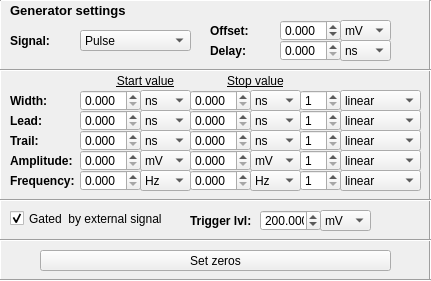
     <widget class="QWidget" name="widget_3" native="true">
      <property name="geometry">
       <rect>
        <x>1640</x>
        <y>0</y>
        <width>431</width>
        <height>281</height>
       </rect>
      </property>
      <widget class="QLabel" name="label_25">
       <property name="geometry">
        <rect>
         <x>10</x>
         <y>0</y>
         <width>141</width>
         <height>21</height>
        </rect>
       </property>
       <property name="font">
        <font>
         <pointsize>10</pointsize>
         <weight>75</weight>
         <bold>true</bold>
        </font>
       </property>
       <property name="text">
        <string>Generator settings</string>
       </property>
       <property name="textFormat">
        <enum>Qt::AutoText</enum>
       </property>
       <property name="wordWrap">
        <bool>false</bool>
       </property>
      </widget>
      <widget class="QLabel" name="label_7">
       <property name="geometry">
        <rect>
         <x>10</x>
         <y>170</y>
         <width>71</width>
         <height>21</height>
        </rect>
       </property>
       <property name="font">
        <font>
         <weight>75</weight>
         <bold>true</bold>
        </font>
       </property>
       <property name="text">
        <string>Frequency:</string>
       </property>
      </widget>
      <widget class="QDoubleSpinBox" name="freq">
       <property name="geometry">
        <rect>
         <x>80</x>
         <y>170</y>
         <width>61</width>
         <height>21</height>
        </rect>
       </property>
       <property name="decimals">
        <number>3</number>
       </property>
       <property name="minimum">
        <double>0.000000000000000</double>
       </property>
       <property name="maximum">
        <double>1000.000000000000000</double>
       </property>
       <property name="singleStep">
        <double>1.000000000000000</double>
       </property>
       <property name="value">
        <double>0.000000000000000</double>
       </property>
      </widget>
      <widget class="QComboBox" name="comboBox_freq">
       <property name="geometry">
        <rect>
         <x>140</x>
         <y>170</y>
         <width>51</width>
         <height>21</height>
        </rect>
       </property>
       <item>
        <property name="text">
         <string>Hz</string>
        </property>
       </item>
       <item>
        <property name="text">
         <string>kHz</string>
        </property>
       </item>
       <item>
        <property name="text">
         <string>MHz</string>
        </property>
       </item>
      </widget>
      <widget class="QLabel" name="label_8">
       <property name="geometry">
        <rect>
         <x>210</x>
         <y>40</y>
         <width>47</width>
         <height>21</height>
        </rect>
       </property>
       <property name="font">
        <font>
         <weight>75</weight>
         <bold>true</bold>
        </font>
       </property>
       <property name="text">
        <string>Delay:</string>
       </property>
      </widget>
      <widget class="QDoubleSpinBox" name="delay">
       <property name="geometry">
        <rect>
         <x>280</x>
         <y>40</y>
         <width>61</width>
         <height>21</height>
        </rect>
       </property>
       <property name="decimals">
        <number>3</number>
       </property>
       <property name="maximum">
        <double>1000.000000000000000</double>
       </property>
       <property name="singleStep">
        <double>1.000000000000000</double>
       </property>
      </widget>
      <widget class="QComboBox" name="comboBox_delay">
       <property name="geometry">
        <rect>
         <x>340</x>
         <y>40</y>
         <width>51</width>
         <height>21</height>
        </rect>
       </property>
       <item>
        <property name="text">
         <string>ns</string>
        </property>
       </item>
       <item>
        <property name="text">
         <string>s</string>
        </property>
       </item>
       <item>
        <property name="text">
         <string>ms</string>
        </property>
       </item>
       <item>
        <property name="text">
         <string>μs</string>
        </property>
       </item>
      </widget>
      <widget class="QComboBox" name="comboBox_offset">
       <property name="geometry">
        <rect>
         <x>340</x>
         <y>20</y>
         <width>51</width>
         <height>21</height>
        </rect>
       </property>
       <item>
        <property name="text">
         <string>mV</string>
        </property>
       </item>
       <item>
        <property name="text">
         <string>V</string>
        </property>
       </item>
      </widget>
      <widget class="QLabel" name="Ampl_3">
       <property name="geometry">
        <rect>
         <x>210</x>
         <y>20</y>
         <width>81</width>
         <height>21</height>
        </rect>
       </property>
       <property name="font">
        <font>
         <weight>75</weight>
         <bold>true</bold>
        </font>
       </property>
       <property name="text">
        <string>Offset:</string>
       </property>
      </widget>
      <widget class="QDoubleSpinBox" name="offset">
       <property name="geometry">
        <rect>
         <x>280</x>
         <y>20</y>
         <width>61</width>
         <height>21</height>
        </rect>
       </property>
       <property name="decimals">
        <number>3</number>
       </property>
       <property name="minimum">
        <double>-1000.000000000000000</double>
       </property>
       <property name="maximum">
        <double>1000.000000000000000</double>
       </property>
       <property name="singleStep">
        <double>1.000000000000000</double>
       </property>
      </widget>
      <widget class="QComboBox" name="signal_type_box">
       <property name="geometry">
        <rect>
         <x>80</x>
         <y>30</y>
         <width>111</width>
         <height>21</height>
        </rect>
       </property>
       <item>
        <property name="text">
         <string>Pulse</string>
        </property>
       </item>
       <item>
        <property name="text">
         <string>Square</string>
        </property>
       </item>
       <item>
        <property name="text">
         <string>Sine</string>
        </property>
       </item>
       <item>
        <property name="text">
         <string>Ramp</string>
        </property>
       </item>
       <item>
        <property name="text">
         <string>Noise</string>
        </property>
       </item>
       <item>
        <property name="text">
         <string>Arb</string>
        </property>
       </item>
      </widget>
      <widget class="QLabel" name="label_9">
       <property name="geometry">
        <rect>
         <x>10</x>
         <y>30</y>
         <width>71</width>
         <height>21</height>
        </rect>
       </property>
       <property name="font">
        <font>
         <weight>75</weight>
         <bold>true</bold>
        </font>
       </property>
       <property name="text">
        <string>Signal:</string>
       </property>
      </widget>
      <widget class="Line" name="line_17">
       <property name="geometry">
        <rect>
         <x>0</x>
         <y>-10</y>
         <width>431</width>
         <height>21</height>
        </rect>
       </property>
       <property name="orientation">
        <enum>Qt::Horizontal</enum>
       </property>
      </widget>
      <widget class="Line" name="line_25">
       <property name="geometry">
        <rect>
         <x>-10</x>
         <y>0</y>
         <width>20</width>
         <height>281</height>
        </rect>
       </property>
       <property name="orientation">
        <enum>Qt::Vertical</enum>
       </property>
      </widget>
      <widget class="Line" name="line_24">
       <property name="geometry">
        <rect>
         <x>420</x>
         <y>0</y>
         <width>20</width>
         <height>281</height>
        </rect>
       </property>
       <property name="orientation">
        <enum>Qt::Vertical</enum>
       </property>
      </widget>
      <widget class="Line" name="line_18">
       <property name="geometry">
        <rect>
         <x>0</x>
         <y>230</y>
         <width>431</width>
         <height>21</height>
        </rect>
       </property>
       <property name="orientation">
        <enum>Qt::Horizontal</enum>
       </property>
      </widget>
      <widget class="QCheckBox" name="checkBox_is_triggered">
       <property name="geometry">
        <rect>
         <x>10</x>
         <y>210</y>
         <width>181</width>
         <height>17</height>
        </rect>
       </property>
       <property name="text">
        <string>Gated  by external signal</string>
       </property>
       <property name="checked">
        <bool>true</bool>
       </property>
      </widget>
      <widget class="QComboBox" name="comboBox_trig_lvl">
       <property name="geometry">
        <rect>
         <x>320</x>
         <y>210</y>
         <width>51</width>
         <height>21</height>
        </rect>
       </property>
       <item>
        <property name="text">
         <string>mV</string>
        </property>
       </item>
       <item>
        <property name="text">
         <string>V</string>
        </property>
       </item>
      </widget>
      <widget class="QDoubleSpinBox" name="trig_lvl">
       <property name="geometry">
        <rect>
         <x>260</x>
         <y>210</y>
         <width>61</width>
         <height>21</height>
        </rect>
       </property>
       <property name="decimals">
        <number>3</number>
       </property>
       <property name="maximum">
        <double>999.999000000000024</double>
       </property>
       <property name="singleStep">
        <double>1.000000000000000</double>
       </property>
       <property name="value">
        <double>200.000000000000000</double>
       </property>
      </widget>
      <widget class="QLabel" name="Ampl_4">
       <property name="geometry">
        <rect>
         <x>190</x>
         <y>210</y>
         <width>81</width>
         <height>21</height>
        </rect>
       </property>
       <property name="font">
        <font>
         <weight>75</weight>
         <bold>true</bold>
        </font>
       </property>
       <property name="text">
        <string>Trigger lvl:</string>
       </property>
      </widget>
      <widget class="QLabel" name="label_13">
       <property name="geometry">
        <rect>
         <x>10</x>
         <y>110</y>
         <width>47</width>
         <height>21</height>
        </rect>
       </property>
       <property name="font">
        <font>
         <weight>75</weight>
         <bold>true</bold>
        </font>
       </property>
       <property name="text">
        <string>Lead:</string>
       </property>
      </widget>
      <widget class="QComboBox" name="comboBox_lead_2">
       <property name="geometry">
        <rect>
         <x>250</x>
         <y>110</y>
         <width>51</width>
         <height>21</height>
        </rect>
       </property>
       <item>
        <property name="text">
         <string>ns</string>
        </property>
       </item>
       <item>
        <property name="text">
         <string>s</string>
        </property>
       </item>
       <item>
        <property name="text">
         <string>ms</string>
        </property>
       </item>
       <item>
        <property name="text">
         <string>us</string>
        </property>
       </item>
      </widget>
      <widget class="QComboBox" name="comboBox_ampl_2">
       <property name="geometry">
        <rect>
         <x>250</x>
         <y>150</y>
         <width>51</width>
         <height>21</height>
        </rect>
       </property>
       <item>
        <property name="text">
         <string>mV</string>
        </property>
       </item>
       <item>
        <property name="text">
         <string>V</string>
        </property>
       </item>
      </widget>
      <widget class="QDoubleSpinBox" name="lead_2">
       <property name="geometry">
        <rect>
         <x>190</x>
         <y>110</y>
         <width>61</width>
         <height>21</height>
        </rect>
       </property>
       <property name="decimals">
        <number>3</number>
       </property>
       <property name="maximum">
        <double>1000.000000000000000</double>
       </property>
       <property name="singleStep">
        <double>1.000000000000000</double>
       </property>
      </widget>
      <widget class="QComboBox" name="comboBox_trail">
       <property name="geometry">
        <rect>
         <x>140</x>
         <y>130</y>
         <width>51</width>
         <height>21</height>
        </rect>
       </property>
       <item>
        <property name="text">
         <string>ns</string>
        </property>
       </item>
       <item>
        <property name="text">
         <string>s</string>
        </property>
       </item>
       <item>
        <property name="text">
         <string>ms</string>
        </property>
       </item>
       <item>
        <property name="text">
         <string>us</string>
        </property>
       </item>
      </widget>
      <widget class="QDoubleSpinBox" name="width_2">
       <property name="geometry">
        <rect>
         <x>190</x>
         <y>90</y>
         <width>61</width>
         <height>21</height>
        </rect>
       </property>
       <property name="decimals">
        <number>3</number>
       </property>
       <property name="maximum">
        <double>1000.000000000000000</double>
       </property>
       <property name="singleStep">
        <double>1.000000000000000</double>
       </property>
      </widget>
      <widget class="QLabel" name="label_14">
       <property name="geometry">
        <rect>
         <x>10</x>
         <y>130</y>
         <width>47</width>
         <height>21</height>
        </rect>
       </property>
       <property name="font">
        <font>
         <weight>75</weight>
         <bold>true</bold>
        </font>
       </property>
       <property name="text">
        <string>Trail:</string>
       </property>
      </widget>
      <widget class="QComboBox" name="comboBox_ampl">
       <property name="geometry">
        <rect>
         <x>140</x>
         <y>150</y>
         <width>51</width>
         <height>21</height>
        </rect>
       </property>
       <item>
        <property name="text">
         <string>mV</string>
        </property>
       </item>
       <item>
        <property name="text">
         <string>V</string>
        </property>
       </item>
      </widget>
      <widget class="QDoubleSpinBox" name="ampl">
       <property name="geometry">
        <rect>
         <x>80</x>
         <y>150</y>
         <width>61</width>
         <height>21</height>
        </rect>
       </property>
       <property name="decimals">
        <number>3</number>
       </property>
       <property name="minimum">
        <double>0.000000000000000</double>
       </property>
       <property name="maximum">
        <double>1000.000000000000000</double>
       </property>
       <property name="singleStep">
        <double>1.000000000000000</double>
       </property>
      </widget>
      <widget class="QDoubleSpinBox" name="lead">
       <property name="geometry">
        <rect>
         <x>80</x>
         <y>110</y>
         <width>61</width>
         <height>21</height>
        </rect>
       </property>
       <property name="decimals">
        <number>3</number>
       </property>
       <property name="maximum">
        <double>1000.000000000000000</double>
       </property>
       <property name="singleStep">
        <double>1.000000000000000</double>
       </property>
      </widget>
      <widget class="QLabel" name="label_12">
       <property name="geometry">
        <rect>
         <x>10</x>
         <y>90</y>
         <width>47</width>
         <height>21</height>
        </rect>
       </property>
       <property name="font">
        <font>
         <weight>75</weight>
         <bold>true</bold>
        </font>
       </property>
       <property name="text">
        <string>Width:</string>
       </property>
      </widget>
      <widget class="QDoubleSpinBox" name="trail_2">
       <property name="geometry">
        <rect>
         <x>190</x>
         <y>130</y>
         <width>61</width>
         <height>21</height>
        </rect>
       </property>
       <property name="decimals">
        <number>3</number>
       </property>
       <property name="maximum">
        <double>1000.000000000000000</double>
       </property>
       <property name="singleStep">
        <double>1.000000000000000</double>
       </property>
      </widget>
      <widget class="QComboBox" name="comboBox_lead">
       <property name="geometry">
        <rect>
         <x>140</x>
         <y>110</y>
         <width>51</width>
         <height>21</height>
        </rect>
       </property>
       <item>
        <property name="text">
         <string>ns</string>
        </property>
       </item>
       <item>
        <property name="text">
         <string>s</string>
        </property>
       </item>
       <item>
        <property name="text">
         <string>ms</string>
        </property>
       </item>
       <item>
        <property name="text">
         <string>us</string>
        </property>
       </item>
      </widget>
      <widget class="QDoubleSpinBox" name="trail">
       <property name="geometry">
        <rect>
         <x>80</x>
         <y>130</y>
         <width>61</width>
         <height>21</height>
        </rect>
       </property>
       <property name="decimals">
        <number>3</number>
       </property>
       <property name="maximum">
        <double>1000.000000000000000</double>
       </property>
       <property name="singleStep">
        <double>1.000000000000000</double>
       </property>
      </widget>
      <widget class="QDoubleSpinBox" name="ampl_2">
       <property name="geometry">
        <rect>
         <x>190</x>
         <y>150</y>
         <width>61</width>
         <height>21</height>
        </rect>
       </property>
       <property name="decimals">
        <number>3</number>
       </property>
       <property name="maximum">
        <double>1000.000000000000000</double>
       </property>
       <property name="singleStep">
        <double>1.000000000000000</double>
       </property>
      </widget>
      <widget class="QLabel" name="Ampl">
       <property name="geometry">
        <rect>
         <x>10</x>
         <y>150</y>
         <width>81</width>
         <height>21</height>
        </rect>
       </property>
       <property name="font">
        <font>
         <weight>75</weight>
         <bold>true</bold>
        </font>
       </property>
       <property name="text">
        <string>Amplitude:</string>
       </property>
      </widget>
      <widget class="QComboBox" name="comboBox_width">
       <property name="geometry">
        <rect>
         <x>140</x>
         <y>90</y>
         <width>51</width>
         <height>21</height>
        </rect>
       </property>
       <item>
        <property name="text">
         <string>ns</string>
        </property>
       </item>
       <item>
        <property name="text">
         <string>s</string>
        </property>
       </item>
       <item>
        <property name="text">
         <string>ms</string>
        </property>
       </item>
       <item>
        <property name="text">
         <string>us</string>
        </property>
       </item>
      </widget>
      <widget class="QComboBox" name="comboBox_trail_2">
       <property name="geometry">
        <rect>
         <x>250</x>
         <y>130</y>
         <width>51</width>
         <height>21</height>
        </rect>
       </property>
       <item>
        <property name="text">
         <string>ns</string>
        </property>
       </item>
       <item>
        <property name="text">
         <string>s</string>
        </property>
       </item>
       <item>
        <property name="text">
         <string>ms</string>
        </property>
       </item>
       <item>
        <property name="text">
         <string>us</string>
        </property>
       </item>
      </widget>
      <widget class="QDoubleSpinBox" name="width">
       <property name="geometry">
        <rect>
         <x>80</x>
         <y>90</y>
         <width>61</width>
         <height>21</height>
        </rect>
       </property>
       <property name="decimals">
        <number>3</number>
       </property>
       <property name="maximum">
        <double>1000.000000000000000</double>
       </property>
       <property name="singleStep">
        <double>1.000000000000000</double>
       </property>
      </widget>
      <widget class="QComboBox" name="comboBox_width_2">
       <property name="geometry">
        <rect>
         <x>250</x>
         <y>90</y>
         <width>51</width>
         <height>21</height>
        </rect>
       </property>
       <item>
        <property name="text">
         <string>ns</string>
        </property>
       </item>
       <item>
        <property name="text">
         <string>s</string>
        </property>
       </item>
       <item>
        <property name="text">
         <string>ms</string>
        </property>
       </item>
       <item>
        <property name="text">
         <string>us</string>
        </property>
       </item>
      </widget>
      <widget class="QLabel" name="label_16">
       <property name="geometry">
        <rect>
         <x>100</x>
         <y>70</y>
         <width>91</width>
         <height>21</height>
        </rect>
       </property>
       <property name="font">
        <font>
         <weight>50</weight>
         <bold>false</bold>
         <underline>true</underline>
        </font>
       </property>
       <property name="text">
        <string>Start value</string>
       </property>
       <property name="alignment">
        <set>Qt::AlignCenter</set>
       </property>
      </widget>
      <widget class="QLabel" name="label_17">
       <property name="geometry">
        <rect>
         <x>210</x>
         <y>70</y>
         <width>91</width>
         <height>21</height>
        </rect>
       </property>
       <property name="font">
        <font>
         <weight>50</weight>
         <bold>false</bold>
         <underline>true</underline>
        </font>
       </property>
       <property name="text">
        <string>Stop value</string>
       </property>
       <property name="alignment">
        <set>Qt::AlignCenter</set>
       </property>
      </widget>
      <widget class="QSpinBox" name="spinBox_width_times">
       <property name="geometry">
        <rect>
         <x>300</x>
         <y>90</y>
         <width>41</width>
         <height>21</height>
        </rect>
       </property>
       <property name="minimum">
        <number>1</number>
       </property>
       <property name="value">
        <number>1</number>
       </property>
      </widget>
      <widget class="QComboBox" name="comboBox_width_delta">
       <property name="geometry">
        <rect>
         <x>340</x>
         <y>90</y>
         <width>81</width>
         <height>21</height>
        </rect>
       </property>
       <item>
        <property name="text">
         <string>linear</string>
        </property>
       </item>
       <item>
        <property name="text">
         <string>logarithmic</string>
        </property>
       </item>
      </widget>
      <widget class="QSpinBox" name="spinBox_lead_times">
       <property name="geometry">
        <rect>
         <x>300</x>
         <y>110</y>
         <width>41</width>
         <height>21</height>
        </rect>
       </property>
       <property name="minimum">
        <number>1</number>
       </property>
       <property name="value">
        <number>1</number>
       </property>
      </widget>
      <widget class="QSpinBox" name="spinBox_trail_times">
       <property name="geometry">
        <rect>
         <x>300</x>
         <y>130</y>
         <width>41</width>
         <height>21</height>
        </rect>
       </property>
       <property name="minimum">
        <number>1</number>
       </property>
       <property name="value">
        <number>1</number>
       </property>
      </widget>
      <widget class="QSpinBox" name="spinBox_ampl_times">
       <property name="geometry">
        <rect>
         <x>300</x>
         <y>150</y>
         <width>41</width>
         <height>21</height>
        </rect>
       </property>
       <property name="minimum">
        <number>1</number>
       </property>
       <property name="value">
        <number>1</number>
       </property>
      </widget>
      <widget class="QComboBox" name="comboBox_lead_delta">
       <property name="geometry">
        <rect>
         <x>340</x>
         <y>110</y>
         <width>81</width>
         <height>21</height>
        </rect>
       </property>
       <item>
        <property name="text">
         <string>linear</string>
        </property>
       </item>
       <item>
        <property name="text">
         <string>logarithmic</string>
        </property>
       </item>
      </widget>
      <widget class="QComboBox" name="comboBox_trail_delta">
       <property name="geometry">
        <rect>
         <x>340</x>
         <y>130</y>
         <width>81</width>
         <height>21</height>
        </rect>
       </property>
       <item>
        <property name="text">
         <string>linear</string>
        </property>
       </item>
       <item>
        <property name="text">
         <string>logarithmic</string>
        </property>
       </item>
      </widget>
      <widget class="QComboBox" name="comboBox_ampl_delta">
       <property name="geometry">
        <rect>
         <x>340</x>
         <y>150</y>
         <width>81</width>
         <height>21</height>
        </rect>
       </property>
       <item>
        <property name="text">
         <string>linear</string>
        </property>
       </item>
       <item>
        <property name="text">
         <string>logarithmic</string>
        </property>
       </item>
      </widget>
      <widget class="QComboBox" name="comboBox_freq_2">
       <property name="geometry">
        <rect>
         <x>250</x>
         <y>170</y>
         <width>51</width>
         <height>21</height>
        </rect>
       </property>
       <item>
        <property name="text">
         <string>Hz</string>
        </property>
       </item>
       <item>
        <property name="text">
         <string>kHz</string>
        </property>
       </item>
       <item>
        <property name="text">
         <string>MHz</string>
        </property>
       </item>
      </widget>
      <widget class="QDoubleSpinBox" name="freq_2">
       <property name="geometry">
        <rect>
         <x>190</x>
         <y>170</y>
         <width>61</width>
         <height>21</height>
        </rect>
       </property>
       <property name="decimals">
        <number>3</number>
       </property>
       <property name="minimum">
        <double>0.000000000000000</double>
       </property>
       <property name="maximum">
        <double>1000.000000000000000</double>
       </property>
       <property name="singleStep">
        <double>1.000000000000000</double>
       </property>
       <property name="value">
        <double>0.000000000000000</double>
       </property>
      </widget>
      <widget class="QSpinBox" name="spinBox_freq_times">
       <property name="geometry">
        <rect>
         <x>300</x>
         <y>170</y>
         <width>41</width>
         <height>21</height>
        </rect>
       </property>
       <property name="minimum">
        <number>1</number>
       </property>
       <property name="value">
        <number>1</number>
       </property>
      </widget>
      <widget class="QComboBox" name="comboBox_freq_delta">
       <property name="geometry">
        <rect>
         <x>340</x>
         <y>170</y>
         <width>81</width>
         <height>21</height>
        </rect>
       </property>
       <item>
        <property name="text">
         <string>linear</string>
        </property>
       </item>
       <item>
        <property name="text">
         <string>logarithmic</string>
        </property>
       </item>
      </widget>
      <widget class="Line" name="line_32">
       <property name="geometry">
        <rect>
         <x>0</x>
         <y>60</y>
         <width>431</width>
         <height>21</height>
        </rect>
       </property>
       <property name="orientation">
        <enum>Qt::Horizontal</enum>
       </property>
      </widget>
      <widget class="Line" name="line_33">
       <property name="geometry">
        <rect>
         <x>0</x>
         <y>190</y>
         <width>431</width>
         <height>21</height>
        </rect>
       </property>
       <property name="orientation">
        <enum>Qt::Horizontal</enum>
       </property>
      </widget>
      <widget class="Line" name="line_22">
       <property name="geometry">
        <rect>
         <x>0</x>
         <y>270</y>
         <width>431</width>
         <height>21</height>
        </rect>
       </property>
       <property name="orientation">
        <enum>Qt::Horizontal</enum>
       </property>
      </widget>
      <widget class="QPushButton" name="gen_zero_butt">
       <property name="geometry">
        <rect>
         <x>40</x>
         <y>250</y>
         <width>351</width>
         <height>21</height>
        </rect>
       </property>
       <property name="text">
        <string>Set zeros</string>
       </property>
      </widget>
      <zorder>label_25</zorder>
      <zorder>label_7</zorder>
      <zorder>freq</zorder>
      <zorder>comboBox_freq</zorder>
      <zorder>label_8</zorder>
      <zorder>delay</zorder>
      <zorder>comboBox_delay</zorder>
      <zorder>comboBox_offset</zorder>
      <zorder>Ampl_3</zorder>
      <zorder>offset</zorder>
      <zorder>signal_type_box</zorder>
      <zorder>label_9</zorder>
      <zorder>line_17</zorder>
      <zorder>line_25</zorder>
      <zorder>line_24</zorder>
      <zorder>line_18</zorder>
      <zorder>checkBox_is_triggered</zorder>
      <zorder>comboBox_trig_lvl</zorder>
      <zorder>trig_lvl</zorder>
      <zorder>Ampl_4</zorder>
      <zorder>label_13</zorder>
      <zorder>comboBox_lead_2</zorder>
      <zorder>comboBox_ampl_2</zorder>
      <zorder>lead_2</zorder>
      <zorder>width_2</zorder>
      <zorder>label_14</zorder>
      <zorder>ampl</zorder>
      <zorder>lead</zorder>
      <zorder>label_12</zorder>
      <zorder>trail_2</zorder>
      <zorder>trail</zorder>
      <zorder>ampl_2</zorder>
      <zorder>Ampl</zorder>
      <zorder>comboBox_trail_2</zorder>
      <zorder>width</zorder>
      <zorder>comboBox_width_2</zorder>
      <zorder>comboBox_trail</zorder>
      <zorder>comboBox_ampl</zorder>
      <zorder>comboBox_width</zorder>
      <zorder>comboBox_lead</zorder>
      <zorder>label_16</zorder>
      <zorder>label_17</zorder>
      <zorder>spinBox_width_times</zorder>
      <zorder>comboBox_width_delta</zorder>
      <zorder>spinBox_lead_times</zorder>
      <zorder>spinBox_trail_times</zorder>
      <zorder>spinBox_ampl_times</zorder>
      <zorder>comboBox_lead_delta</zorder>
      <zorder>comboBox_trail_delta</zorder>
      <zorder>comboBox_ampl_delta</zorder>
      <zorder>comboBox_freq_2</zorder>
      <zorder>freq_2</zorder>
      <zorder>spinBox_freq_times</zorder>
      <zorder>comboBox_freq_delta</zorder>
      <zorder>line_32</zorder>
      <zorder>line_33</zorder>
      <zorder>line_22</zorder>
      <zorder>gen_zero_butt</zorder>
     </widget>
